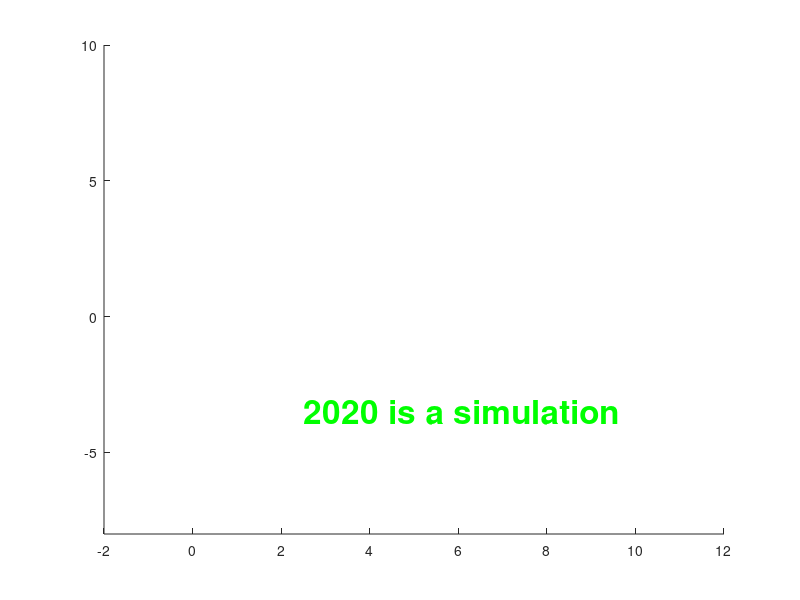

This chart was generated by the following MATLAB code:
%% script_5
%
%   This script produces the year subscript
%

%today's date
date_text = date;
year = date_text(end-3:end);
%plot text
text(2.5,-3.5, '2020 is a simulation', 'FontSize', 24, 'FontWeight', 'bold', 'Color', 'g')
xlim([-2,12])
ylim([-8,10])

%% SOLUTION: Breakout 1

%today's date
% date_text = date;
% year = date_text(end-3:end);
%plot text
% text(2.5,-3.5, 'Reviewer 2 is the best', 'FontSize', 24, 'FontWeight', 'bold', 'Color', 'g') % per reviewer comments
% xlim([-2,12])
% ylim([-8,10])